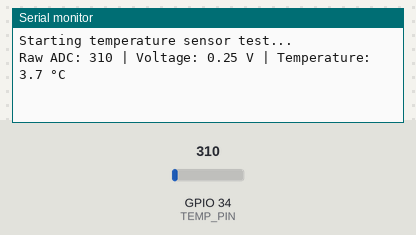
A sketch run on a simulated ESP32. Parts: the last lines printed to the serial monitor. The inputs (shaded band) are chosen by the test bench; at power-on: GPIO 34 (TEMP_PIN) = 310.

Above: at 2.2 s.
2.3 s: GPIO 34 (TEMP_PIN) set to 372
At 5.3 s:
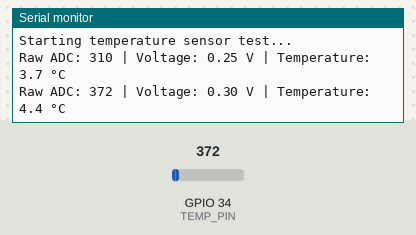
6.1 s: GPIO 34 (TEMP_PIN) set to 434
At 7.6 s:
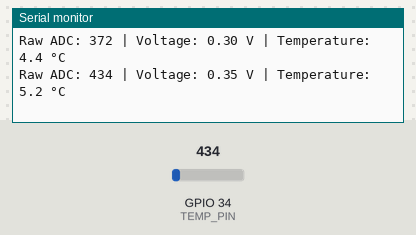
Timing chart, 0 to 9.1 s (numbered marks = the images above; inputs shaded):
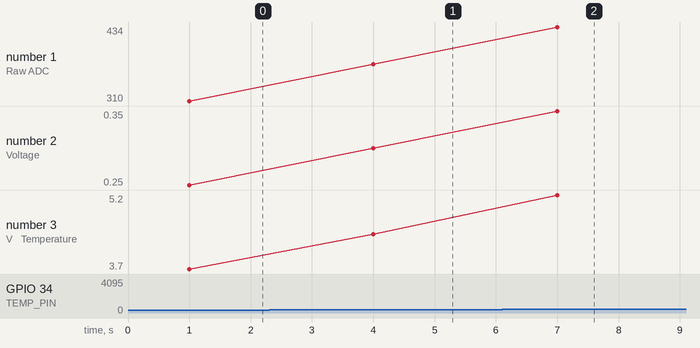

Measured:
- after the input at 2.3 s, the serial monitor: prints a new line after 1.7 s (image 1)
- after the input at 6.1 s, the serial monitor: prints a new line after 0.90 s (image 2)
- plotted number 1: 310 → 372 after the input at 2.3 s, 372 → 434 after the input at 6.1 s
- plotted number 2: 0.25 → 0.3 after the input at 2.3 s, 0.3 → 0.35 after the input at 6.1 s
- plotted number 3: 3.7 → 4.4 after the input at 2.3 s, 4.4 → 5.2 after the input at 6.1 s

The sketch:

temp_test.ino
```cpp
#define TEMP_PIN 34  // Temperature sensor analog output pin

void setup() {
  Serial.begin(115200);
  delay(1000);
  Serial.println("Starting temperature sensor test...");
}

void loop() {
  int rawTemp = analogRead(TEMP_PIN);
  float voltage = rawTemp * (3.3 / 4095.0);   // Convert ADC reading to voltage
  float temperature = (voltage * 14.8);         // Approximate °C conversion (adjust as needed)

  Serial.print("Raw ADC: ");
  Serial.print(rawTemp);
  Serial.print(" | Voltage: ");
  Serial.print(voltage, 2);
  Serial.print(" V | Temperature: ");
  Serial.print(temperature, 1);
  Serial.println(" °C");

  delay(3000);  // Read every 3 seconds
}
```
